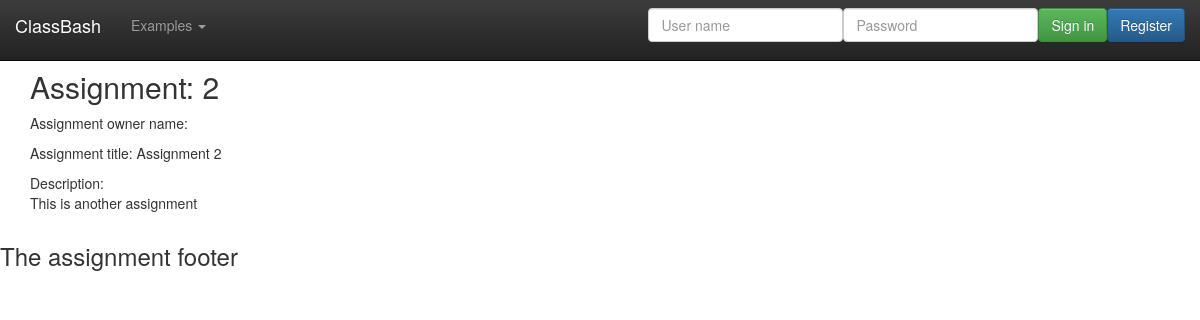
Screenshot of /WebContent/assignment/show/2 with the database file from the repository.
### tables this page shows
CREATE TABLE Assignments (
  assignmentId           int(11) NOT NULL AUTO_INCREMENT,
  assignmentOwnerId      int(11) NOT NULL,
  assignmentDescription  varchar (4096),
  assignmentTitle        varchar (255),
  dateCreated            TIMESTAMP DEFAULT CURRENT_TIMESTAMP,
  PRIMARY KEY (assignmentId),
  FOREIGN KEY (assignmentOwnerId) REFERENCES Users(userId)
);

### WebContent/models/Assignment.class.php (called while the page is built, shortened)
<?php
class Assignment {
	private $formInput;
	private $assignmentDescription;
	private $assignmentId;
	private $assignmentTitle;
	public function __construct($formInput = null) {
		$this->formInput = $formInput;
	}
	public function getAssignmentDescription() {
		return $this->assignmentDescription;
	}
	public function getAssignmentId() {
		return $this->assignmentId;
	}
	public function getAssignmentTitle() {
		return $this->assignmentTitle;
	}
	public function setAssignmentId($id) {
		$this->assignmentId = $id;
	}
	private function extractForm($valueName) {
		if (isset($this->formInput[$valueName])) {
			$value = trim($this->formInput[$valueName]);
			$value = stripslashes ($value);
			$value = htmlspecialchars ($value);
			return $value;
		}
	}
	private function initialize() {
		$this->assignmentId = 0;
	}
	private function validateAssignmentDescription() {
		$this->assignmentDescription = $this->extractForm('assignmentDescription');
	}
	private function validateAssignmentTitle() {
		$this->assignmentTitle = $this->extractForm('assignmentTitle');
	}
}
?>

### WebContent/models/AssignmentsDB.class.php (called while the page is built, shortened)
<?php
class AssignmentsDB {
	public static function getAssignmentRowSetsBy($type = null, $value = null) {
		$allowedTypes = array("assignmentId", "assignmentOwnerName", "assignmentTitle", "assignmentDescription");
		$typeAlias = array("assignmentOwnerName" => "Users.userName");
		$assignmentRowSets = array();
		try {
			$db = Database::getDB ();
			$query = "SELECT Assignments.assignmentId, Assignments.assignmentDescription,
	   		          Assignments.assignmentTitle, Users.userName as assignmentOwnerName
	   		          FROM Assignments LEFT JOIN Users ON Assignments.assignmentOwnerId = Users.userId";
			if (!is_null($type)) {
				$typeValue = (isset($typeAlias[$type]))?$typeAlias[$type]:$type;
			    $query = $query. " WHERE ($typeValue = :$type)";
			    $statement = $db->prepare($query);
			    $statement->bindParam(":$type", $value);
			} else
				$statement = $db->prepare($query);
			$statement->execute ();
			$assignmentRowSets = $statement->fetchAll(PDO::FETCH_ASSOC);
		} catch ( PDOException $e ) {
		}
		return $assignmentRowSets;
	}
	public static function getAssignmentsArray($rowSets) {
		$assignments = array();
		foreach ($rowSets as $assignmentRow ) {
			$assignment = new Assignment($assignmentRow);
			$assignment->setAssignmentId($assignmentRow['assignmentId']);
			array_push ($assignments, $assignment);
		}
		return $assignments;
	}
	public static function getAssignmentsBy($type=null, $value=null) {
		$assignmentRows = AssignmentsDB::getAssignmentRowSetsBy($type, $value);
		return AssignmentsDB::getAssignmentsArray($assignmentRows);
	}
}
?>

### WebContent/views/AssignmentView.class.php (the view, shortened to what this page needs)
<?php
class AssignmentView {
	public static function show() {
		self::showDetails();
	}
	public static function showDetails() {
		$assignment = (array_key_exists('assignment', $_SESSION))?$_SESSION['assignment']:null;
	    if (!is_null($assignment)) {
	    	echo '<div class="container">';
	    	echo '<h2>Assignment: '.$assignment->getAssignmentId().'</h2>';
			echo '<p>Assignment owner name: '.$assignment->getAssignmentOwnerName().'</p>';
			echo '<p>Assignment title: '. $assignment->getAssignmentTitle() .'</p>';
			echo '<p>Description:<br> '. $assignment->getAssignmentDescription() .'</p>';
			echo '</div>';
		}
	}
}
?>

### WebContent/css/jumbotron.css (style rules this page uses)
body { padding-top: 50px; padding-bottom: 20px; }

### rows the page displays
assignments: assignmentId "2", assignmentTitle "Assignment 2", assignmentDescription "This is another assignment"

### other values shown
$footer "The assignment footer"
